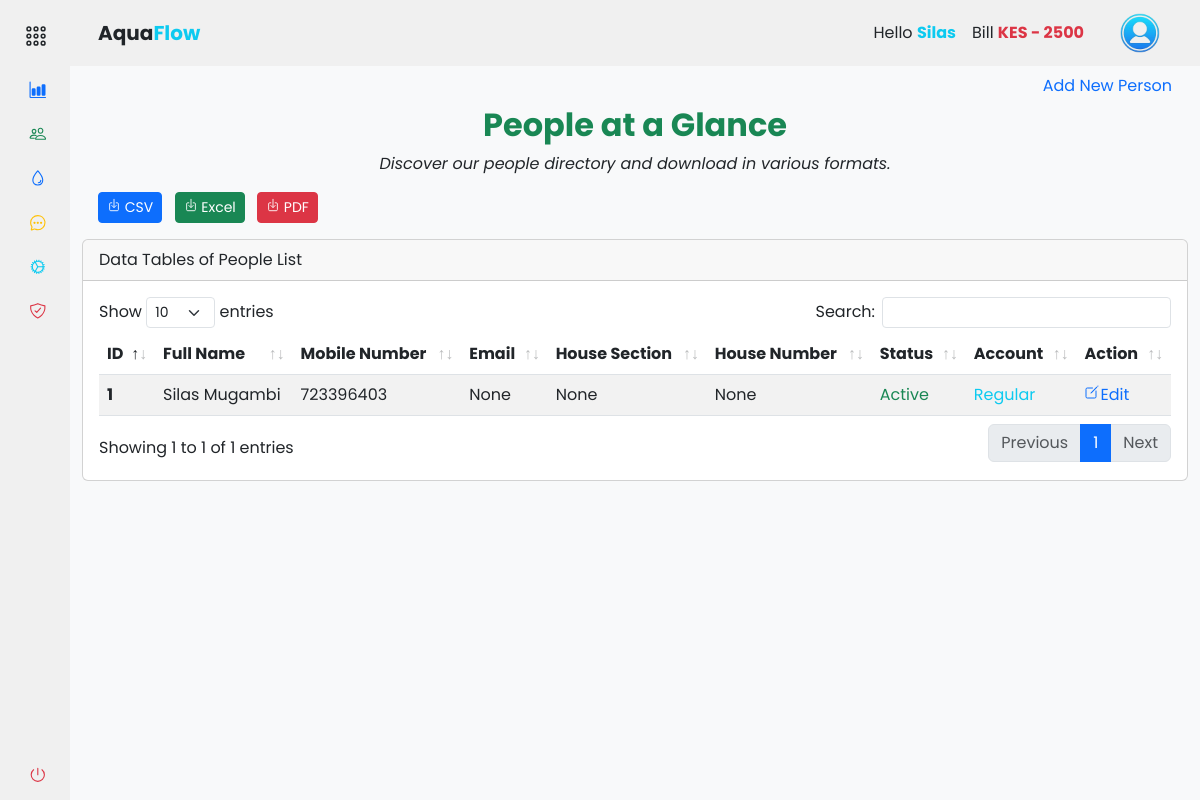
The page /accounts/people/people_list (signed in) on the database its author committed.
### app/backend/models/user.py (models this page shows, shortened)
class User(db.Model, UserMixin):
    id = db.Column(db.Integer, primary_key=True)
    mobile_number = db.Column(db.String(20), unique=True, nullable=False)
    password_hash = db.Column(db.String(128), nullable=False)
    first_name = db.Column(db.String(50))
    last_name = db.Column(db.String(50))
    email = db.Column(db.String(120))
    house_section = db.Column(db.String(50))
    house_number = db.Column(db.String(20))
    profile_image = db.Column(db.String(255))
    is_active = db.Column(db.Boolean, default=True)
    is_admin = db.Column(db.Boolean, default=False)
    meter_readings = db.relationship('MeterReading', backref='user', lazy=True)
    payments = db.relationship('Payment', backref='user', lazy=True)

### app/backend/accounts/people/routes.py (the view)
@people_bp.route('/people_list', methods=['GET', 'POST'])
@login_required
def people_list():
    if current_user.is_authenticated:
        people_list = User.query.all()
        add_form = AddUserForm()
        house_sections = []
        settings = Settings.query.first()
        if settings:
            house_sections = [(section, section) for section in settings.house_sections.split(',')]
        return render_template('accounts/people_list.html', people_list=people_list, house_sections=house_sections, form=add_form, hide_footer=True)
    else:
        return redirect(url_for('auth.login'))

### app/backend/accounts/people/forms.py (shortened to what this page needs)
class AddUserForm(FlaskForm):
    first_name = StringField('First Name', validators=[DataRequired(), Length(max=50)])
    last_name = StringField('Last Name', validators=[DataRequired(), Length(max=50)])
    mobile_number = StringField('Mobile Number', validators=[DataRequired(), Length(min=10, max=20)])
    email = StringField('Email', validators=[Optional(), Length(max=50)])
    house_section = SelectField('House Section', validators=[DataRequired()], coerce=str)
    house_number = StringField('House Number', validators=[DataRequired(), Length(max=50)])
    password = PasswordField('Password', validators=[DataRequired(), Length(min=6), EqualTo('confirm_password', message='Passwords must match')])
    confirm_password = PasswordField('Confirm Password', validators=[DataRequired()])
    submit = SubmitField('Register')

### app/backend/accounts/accounts_context.py (called while the page is built)
def accounts_context():
    people = 'silas'
    bill = int('2500')
    return {'people': people, 'bill': bill}

def inject_now():
    return {'now': datetime.utcnow() + timedelta(hours=3)}

### app/assets/templates/accounts/people_list.html (shortened to what this page needs)
{% extends "base.html" %} {% block content %}
<section class="container-fluid">
  <ul class="nav nav-pills justify-content-end border-0">
    <li type="button" class="nav-item">
      <a
        class="nav-link"
        data-bs-toggle="modal"
        data-bs-target="#addNewPersonModal"
        >Add New Person</a
      >
    </li>
  </ul>
  <div class="text-center">
    <h2 class="fw-bold text-success">People at a Glance</h2>
    <p class="mt-2 fst-italic">
      Discover our people directory and download in various formats.
    </p>
  </div>
  <div class="row">
    <div class="col-md-12">
      <div class="float-start ms-3">
        <a
          href="{{ url_for('accounts.people.download_users', format='csv') }}"
          class="btn btn-sm me-2 btn-primary"
          download="people_list.csv"
        >
          <ion-icon name="download-outline"></ion-icon> CSV
        </a>
        <a
          href="{{ url_for('accounts.people.download_users', format='excel') }}"
          class="btn btn-sm me-2 btn-success"
          download="people_list.xlsx"
        >
          <ion-icon name="download-outline"></ion-icon> Excel
        </a>
        <a
          href="{{ url_for('accounts.people.download_users', format='pdf') }}"
          class="btn btn-sm me-2 btn-danger"
          download="people_list.pdf"
        >
          <ion-icon name="download-outline"></ion-icon> PDF
        </a>
      </div>
    </div>
  </div>
  <div class="col-md-12">
    <div class="card mt-3 mb-3">
      <div class="card-header">Data Tables of People List</div>
      <div class="card-body">
        <div class="table-responsive">
          <table class="table table-striped data-table" style="width: 100%">
            <thead>
              <tr>
                <th scope="col">ID</th>
                <th scope="col">Full Name</th>
                <th scope="col">Mobile Number</th>
                <th scope="col">Email</th>
                <th scope="col">House Section</th>
                <th scope="col">House Number</th>
                <th scope="col">Status</th>
                <th scope="col">Account</th>
                <th scope="col">Action</th>
              </tr>
            </thead>
            <tbody>
              {% for person in people_list %}
              <tr>
                <th scope="row">{{ person.id }}</th>
                <td>
                  {{ person.first_name.title() ~ " " ~ person.last_name.title()
                  }}
                </td>
                <td>{{ person.mobile_number }}</td>
                <td>{{ person.email }}</td>
                <td>{{ person.house_section }}</td>
                <td>{{ person.house_number }}</td>
                <td>
                  {% if person.is_active %}
                  <span class="text-success">Active</span>
                  {% else %}
                  <span class="text-danger">Inactive</span>
                  {% endif %}
                </td>
                <td>
                  {% if person.is_admin %}
                  <span class="text-success">Admin</span>
                  {% else %}
                  <span class="text-info">Regular</span>
                  {% endif %}
                </td>
                <td>
                  {% if current_user.is_admin or current_user.id == person.id %}
                  <a
                    href="{{ url_for('accounts.people.edit_user', user_id=person.id) }}"
                  >
                    <ion-icon name="create-outline"></ion-icon>Edit
                  </a>
                  {% else %}
                  <span class="text-muted">No Edit Permission</span>
                  {% endif %}
                </td>
              </tr>
              {% endfor %}
            </tbody>
          </table>
        </div>
      </div>
    </div>
  </div>
</section>
{% endblock %}

### app/assets/templates/components/navbar.html (shortened to what this page needs)
{% if not hide_navbar %}
<header
  id="navbar"
  class="navbar navbar-expand-lg sticky-sm-top {% if not current_user.is_authenticated %}bg-dark{% endif %}"
>
  <div class="container-fluid">
    <a
      class="navbar-brand text-center d-flex align-items-center fw-bold ms-3 {% if not current_user.is_authenticated %}text-light{% else %}text-dark{% endif %}"
      href="#"
    >
      Aqua<span class="text-info">Flow</span>
    </a>
    <div class="collapse navbar-collapse" id="navbarToggler">
      <div class="d-flex align-items-center ms-auto">
         {% if current_user.is_authenticated %}
        <ul class="navbar-nav me-3">
          <li class="nav-item">
            <a class="nav-link text-dark">
              Hello
              <span class="text-info fw-bold"
                >{{ current_user.first_name.title() }}</span
              >
            </a>
          </li>
          <li class="nav-item">
            <a class="nav-link text-dark">
              Bill
              <span
                class="fw-bold {% if bill > 0 %}text-danger{% else %}text-success{% endif %}"
                >KES {% if bill > 0 %}-{% endif %} {{ bill }}</span
              >
            </a>
          </li>
        </ul>
        <div class="btn-group">
          <button
            type="button"
            class="btn navbar-brand rounded-circle border-0"
            data-bs-toggle="dropdown"
            aria-expanded="false"
          >
            <img
              src="{{ url_for('static', filename='images/user.png') }}"
              alt="logo image"
              height="40px"
              width="40px"
            />
          </button>
        </div>
        {% endif %}
      </div>
    </div>
  </div>
</header>
{% endif %}

### app/assets/static/css/styles.css (style rules this page uses)
a { text-decoration: none; cursor: pointer; }
li { list-style: none; }
button { border: none !important; outline: none; }
body { font-family: "Poppins", sans-serif; }
.navbar, #sidebar { background-color: #f0f0f0; z-index: 1000; }

### rows shown on the page
User: first_name "Silas", id "1", first_name "Silas Mugambi", mobile_number "723396403", email "None", house_section "None", house_number "None", is_active "Active", is_admin "Regular"

### other values the page prints
{{ bill }} "2500"
